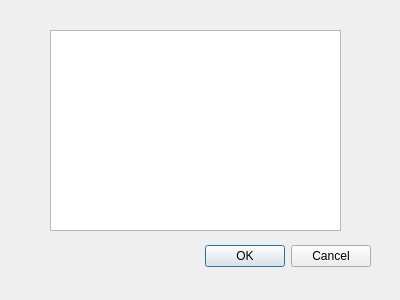
<?xml version="1.0" encoding="UTF-8"?>
<ui version="4.0">
 <class>Dialog</class>
 <widget class="QDialog" name="Dialog">
  <property name="geometry">
   <rect>
    <x>0</x>
    <y>0</y>
    <width>400</width>
    <height>300</height>
   </rect>
  </property>
  <property name="windowTitle">
   <string>Dialog</string>
  </property>
  <widget class="QDialogButtonBox" name="buttonBox">
   <property name="geometry">
    <rect>
     <x>30</x>
     <y>240</y>
     <width>341</width>
     <height>32</height>
    </rect>
   </property>
   <property name="orientation">
    <enum>Qt::Horizontal</enum>
   </property>
   <property name="standardButtons">
    <set>QDialogButtonBox::Cancel|QDialogButtonBox::Ok</set>
   </property>
  </widget>
  <widget class="QTextEdit" name="textEdit">
   <property name="geometry">
    <rect>
     <x>50</x>
     <y>30</y>
     <width>291</width>
     <height>201</height>
    </rect>
   </property>
  </widget>
 </widget>
 <resources/>
 <connections>
  <connection>
   <sender>buttonBox</sender>
   <signal>accepted()</signal>
   <receiver>Dialog</receiver>
   <slot>accept()</slot>
   <hints>
    <hint type="sourcelabel">
     <x>248</x>
     <y>254</y>
    </hint>
    <hint type="destinationlabel">
     <x>157</x>
     <y>274</y>
    </hint>
   </hints>
  </connection>
  <connection>
   <sender>buttonBox</sender>
   <signal>rejected()</signal>
   <receiver>Dialog</receiver>
   <slot>reject()</slot>
   <hints>
    <hint type="sourcelabel">
     <x>316</x>
     <y>260</y>
    </hint>
    <hint type="destinationlabel">
     <x>286</x>
     <y>274</y>
    </hint>
   </hints>
  </connection>
 </connections>
</ui>
